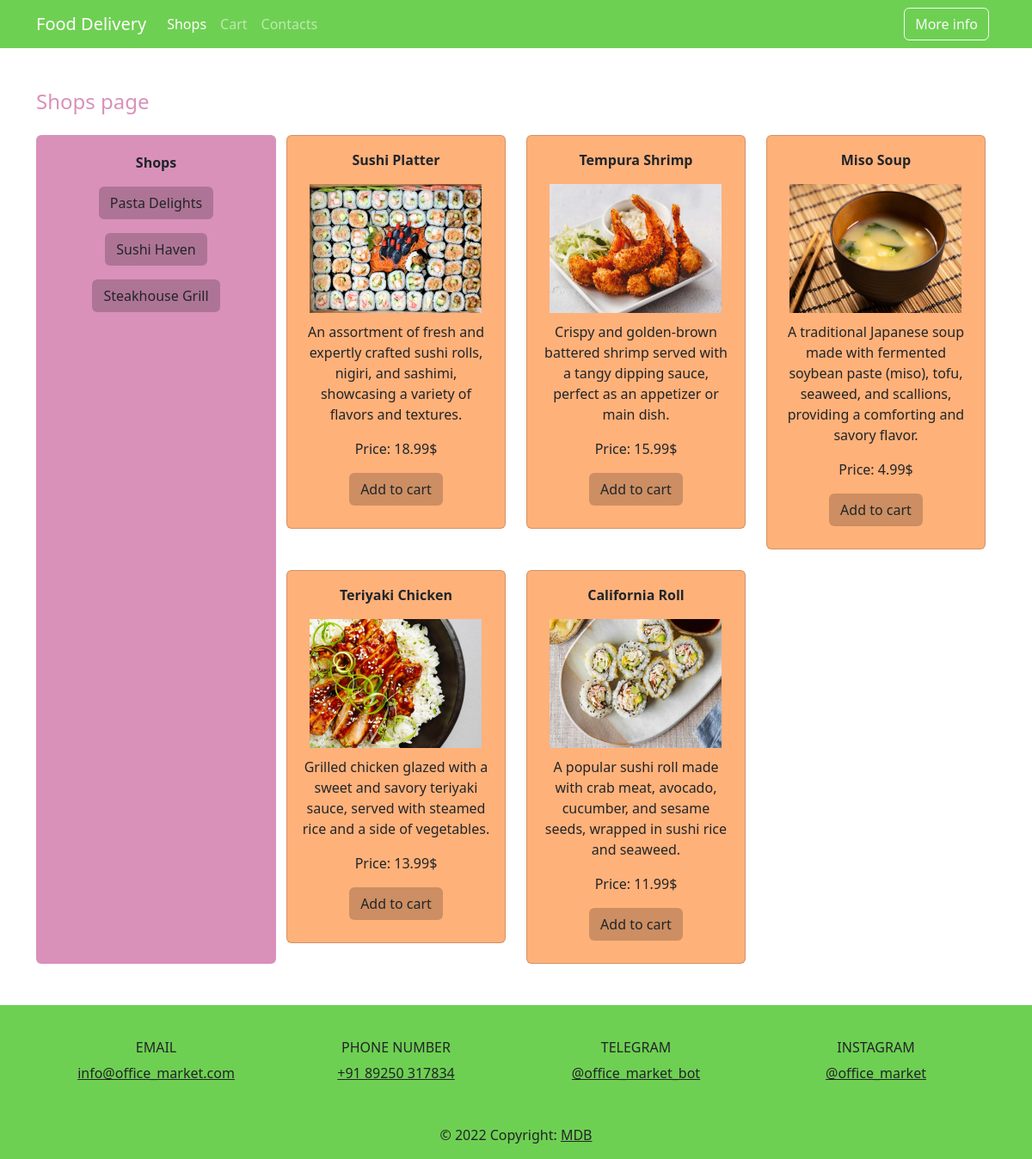
Page /shops/2/ on the committed database.
### main/models.py (models this page shows, shortened)
class Shop(models.Model):
    name = models.CharField(max_length=70)

class Product(models.Model):
    name = models.CharField(max_length=70)
    desc = models.TextField(max_length=470, null=True)
    price = models.DecimalField(max_digits=10, decimal_places=2, null=True)
    shop = models.ForeignKey(Shop, on_delete=models.CASCADE)

### main/views.py (the view)
# urls.py: path('shops/<int:id>/', shop),
def shop(request, id: int):
    shops = Shop.objects.all()
    products = Product.objects.filter(shop_id=id)
    return render(request, 'shops_page.html', context={'shops': shops, 'products': products})

### templates/shops_page.html (shortened to what this page needs)
{% extends "layout.html" %}
{% block active1 %} active {% endblock %}
{% block content %}
    <h4 class="title">Shops page</h4>
    <div class="container">
        <div class="row">
            <div class="col-md-3 rounded text-center" style="background-color: #D991BA">
                <p style="margin-top: 20px"><b>Shops</b></p>
                <div class="row row-cols-1 g-3">
                    {% for shop in shops %}
                    <div class="col">
                        <a href="/shops/{{ shop.id }}" class="btn btn-custom" style="background-color: rgba(0, 0, 0, 0.2)">{{ shop.name }}</a>
                    </div>
                    {% endfor %}
                </div>
            </div>
            <div class="col-md-9">
                <div class="row row-cols-1 row-cols-md-2 row-cols-lg-3 g-4">
                    {% for product in products %}
                    <div class="col">
                        <div class="card" style="background-color: #FFB17A">
                            <div class="card-body text-center">
                                <p><b>{{ product.name }}</b></p>
                                {% load static %}
                                <img src="{% static 'images/' %}{{ product.id }}.jpg" alt="Image {{ product.id }}" style="width:200px; height: 150px">
                                <p style="margin-top: 10px">{{ product.desc }}</p>
                                <p style="margin-top: 10px">Price: {{ product.price }}$</p>
                                <a href="/add_to_cart/{{ product.id }}" class="btn btn-custom" style="margin-bottom: 10px; background-color: rgba(0, 0, 0, 0.2)">Add to cart</a>
                            </div>
                        </div>
                    </div>
                    {% endfor %}
                </div>
            </div>
        </div>
</div>
{% endblock %}

### templates/layout.html (style rules this page uses)
.title { color: #D991BA; text-align: left; padding: 0; margin-bottom: 1em; }

### rows in the picture
Shop: name "Pasta Delights"
Shop: name "Sushi Haven"
Shop: name "Steakhouse Grill"
Product: name "Sushi Platter", shows a picture, desc "An assortment of fresh and expertly crafted sushi rolls, nigiri, and sashimi, showcasing a variety of flavors and textures.", price "18.99"
Product: name "Tempura Shrimp", shows a picture, desc "Crispy and golden-brown battered shrimp served with a tangy dipping sauce, perfect as an appetizer or main dish.", price "15.99"
Product: name "Miso Soup", shows a picture, desc "A traditional Japanese soup made with fermented soybean paste (miso), tofu, seaweed, and scallions, providing a comforting and savory flavor.", price "4.99"
Product: name "Teriyaki Chicken", shows a picture, desc "Grilled chicken glazed with a sweet and savory teriyaki sauce, served with steamed rice and a side of vegetables.", price "13.99"
Product: name "California Roll", shows a picture, desc "A popular sushi roll made with crab meat, avocado, cucumber, and sesame seeds, wrapped in sushi rice and seaweed.", price "11.99"
